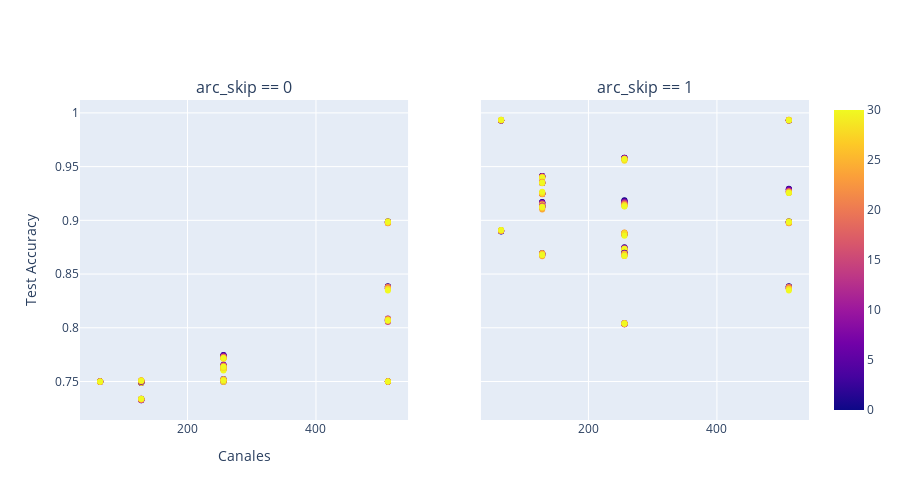

Notebook cell for this chart:
### Code cell
import plotly.express as px
import pandas as pd

hue = "n_swaps"
yplot = "test_Accuracy"
xplot = "arc_latent_volume"

extra_info = ["arc_features", "arc_num_conv",  "arc_features", "arc_encoder_blocks"]

df0 = df.query("arc_skip == 0")
df1 = df.query("arc_skip == 1")

fig0 = px.scatter(
    df0, x=xplot, y=yplot, color=hue, title="No skip", hover_data=extra_info)

fig1 = px.scatter(df1, x=xplot, y=yplot, color=hue, title="Skip", hover_data=extra_info)

fig0.update_layout(showlegend=False)  # Oculta la leyenda en el primer gráfico

# Combinar ambos gráficos en subplots
from plotly.subplots import make_subplots
import plotly.graph_objects as go

fig = make_subplots(rows=1, cols=2, subplot_titles=["arc_skip == 0", "arc_skip == 1"], shared_yaxes=True)

for trace in fig0.data:
    fig.add_trace(trace, row=1, col=1)

for trace in fig1.data:
    fig.add_trace(trace, row=1, col=2)

fig.update_layout(width=900, height=500, legend_title="Num swaps", showlegend=True,
                  xaxis={'title':{'text':"Canales"}},
                  yaxis={'title':{'text':"Test Accuracy"}},)

fig.show()

### Figure 1 — Plotly figure (JSON) as saved in the notebook; plotly's stock layout.template omitted (floating-point values rounded to 4 significant figures; data arrays with more than 128 entries replaced by an {"elided": "..."} marker saying what was removed)
{"data": [{"customdata": {"elided": "306x4 mixed values"}, "hovertemplate": "arc_latent_volume=%{x}<br>test_Accuracy=%{y}<br>arc_features=%{customdata[2]}<br>arc_num_conv=%{customdata[1]}<br>arc_encoder_blocks=%{customdata[3]}<br>n_swaps=%{marker.color}<extra></extra>", "legendgroup": "", "marker": {"color": {"elided": "306 int values"}, "coloraxis": "coloraxis", "symbol": "circle"}, "mode": "markers", "name": "", "orientation": "v", "showlegend": false, "type": "scatter", "x": {"elided": "306 int values"}, "xaxis": "x", "y": {"elided": "306 float values"}, "yaxis": "y"}, {"customdata": {"elided": "306x4 mixed values"}, "hovertemplate": "arc_latent_volume=%{x}<br>test_Accuracy=%{y}<br>arc_features=%{customdata[2]}<br>arc_num_conv=%{customdata[1]}<br>arc_encoder_blocks=%{customdata[3]}<br>n_swaps=%{marker.color}<extra></extra>", "legendgroup": "", "marker": {"color": {"elided": "306 int values"}, "coloraxis": "coloraxis", "symbol": "circle"}, "mode": "markers", "name": "", "orientation": "v", "showlegend": false, "type": "scatter", "x": {"elided": "306 int values"}, "xaxis": "x2", "y": {"elided": "306 float values"}, "yaxis": "y2"}], "layout": {"annotations": [{"font": {"size": 16}, "showarrow": false, "text": "arc_skip == 0", "x": 0.225, "xanchor": "center", "xref": "paper", "y": 1, "yanchor": "bottom", "yref": "paper"}, {"font": {"size": 16}, "showarrow": false, "text": "arc_skip == 1", "x": 0.775, "xanchor": "center", "xref": "paper", "y": 1, "yanchor": "bottom", "yref": "paper"}], "height": 500, "legend": {"title": {"text": "Num swaps"}}, "showlegend": true, "width": 900, "xaxis": {"anchor": "y", "domain": [0, 0.45], "title": {"text": "Canales"}}, "xaxis2": {"anchor": "y2", "domain": [0.55, 1]}, "yaxis": {"anchor": "x", "domain": [0, 1], "title": {"text": "Test Accuracy"}}, "yaxis2": {"anchor": "x2", "domain": [0, 1], "matches": "y", "showticklabels": false}}}
